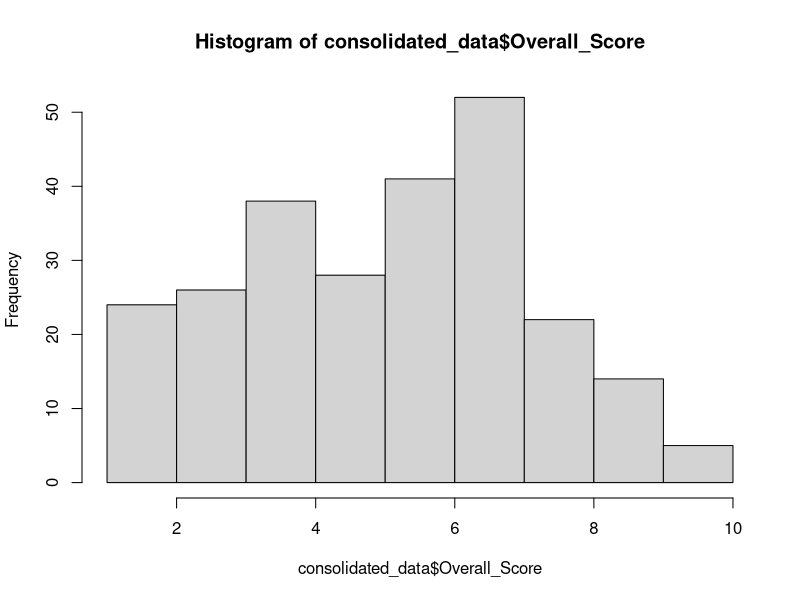
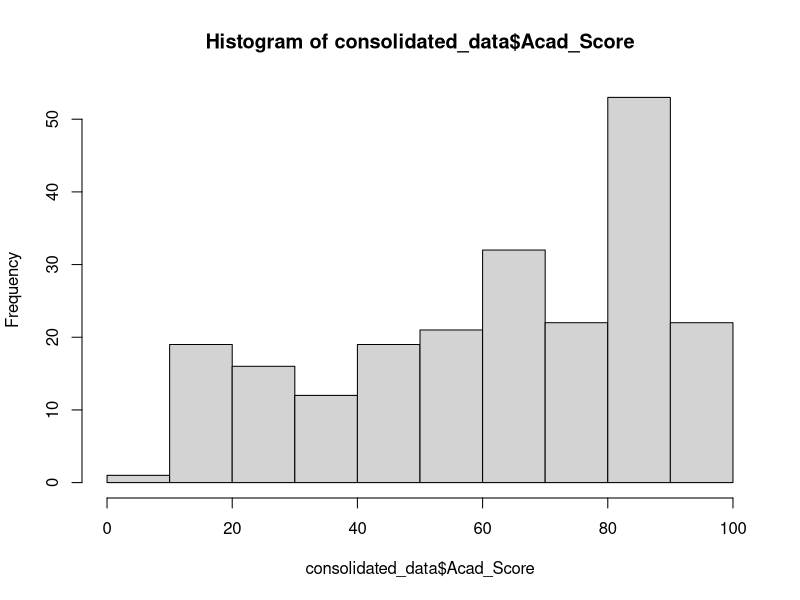

Source code (R) for these figures, in order: (Note: this script raises an error after producing the figures.)
rm(list=ls())


col1 <- read.csv('COL1.csv',header=TRUE)
sum(is.na(col1)) # NA -> 9
col2 <- read.csv('COL2.csv',header=TRUE)
sum(is.na(col2)) # NA -> 6
col3 <- read.csv('COL3.csv',header=TRUE)
sum(is.na(col3)) # NA -> 19
col4 <- read.csv('COL4.csv',header=TRUE)
sum(is.na(col4)) # NA -> 9
col5 <- read.csv('COL5.csv',header=TRUE)
sum(is.na(col5)) # NA -> 9

consolidated_data <- rbind(col1,col2,col3,col4,col5) #Consolidating all the values

sum(is.na(consolidated_data)) #NA -> 52

names(consolidated_data)

hist(consolidated_data$Overall_Score) #Skewed Dataset
hist(consolidated_data$Acad_Score) #Skewed Dataset

consolidated_data$ID <- seq.int(nrow(consolidated_data)) #making a unique ID

consolidated_data <- centralImputation(consolidated_data) #imputing the NA values of the dataset

plot(consolidated_data$Behavior_type)#Behaviour type is right skewed
plot(consolidated_data$Extra.Curr) #Extra.Curr is equally distributed

placement <- read.csv('Placements.csv',header = TRUE)

placement

library(stringr)
consolidated_data$StudentID <- str_split_fixed(consolidated_data$StudentID, "_", 2)[,2]

as.factor(consolidated_data$StudentID)

names(placement)
placement$StudentID <- str_split_fixed(placement$StudentID,"_",2)[,2]
as.factor(placement$StudentID)

placement <- data.frame(placement,dummy(placement$Placed))
placement$Placed <- NULL

placement

head(consolidated_data)

library(reshape2)
placement
melt(placement$CollegeID)


consolidated_data$isPlaced <- 0
for (i in 1:nrow(consolidated_data))
{
  if(consolidated_data$placementboth[i] == 1)
    consolidated_data$isPlaced = 1
  else if (consolidated_data$placementprivate[i] == 1)
    consolidated_data$isPlaced = 1
  else if (consolidated_data$placementpublic[i] == 1)
    consolidated_data$isPlaced = 1
  else
    consolidated_data$isPlaced = 0
}

plot(x=consolidated_data$CollegeID.x,y=consolidated_data$placementprivate)

